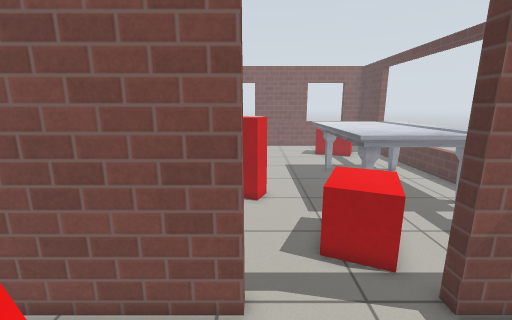
[1] (above)

24 first-person views from a walk through a robot-simulator world made for Gazebo. The camera is 1.3 m above the floor, tilts 12° down and sees 90° across. The floor is counted in squares, 0.25 m on a side. Each view is taken from the middle of a square. On the plan, view 1 faces up. The plan holds only what a view shows up to about 20 squares ahead; the rest is blank. The place goes on beyond the plan. Robots are left out. Gazebo's built-in surfaces are drawn with simple patterns.

[2]
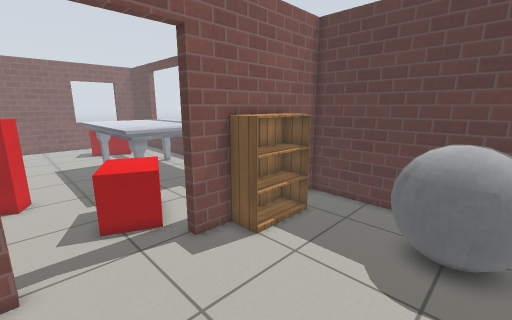

[3]
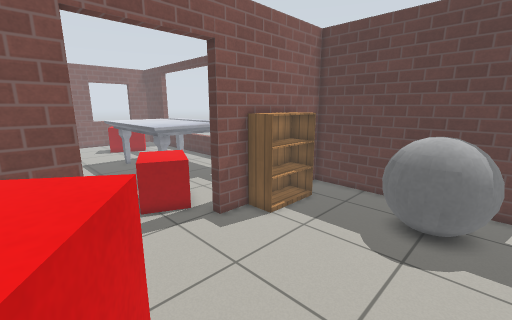

[4]
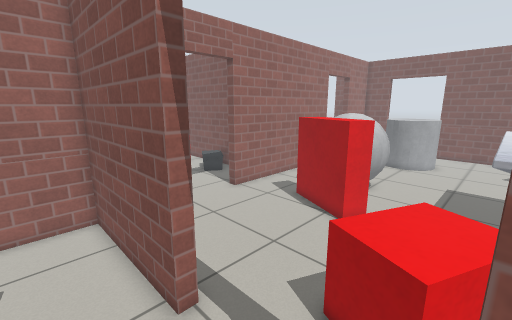

[5]
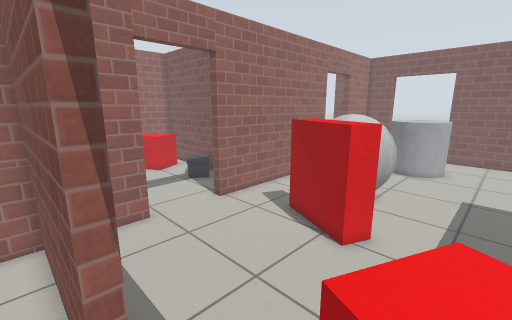

[6]
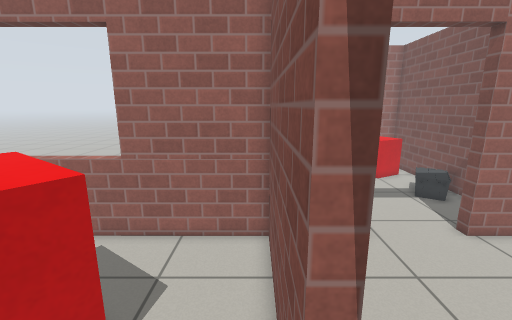

[7]
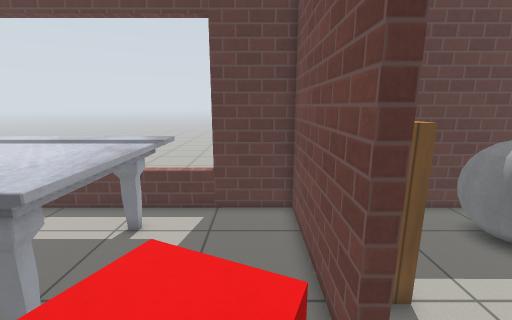

[8]
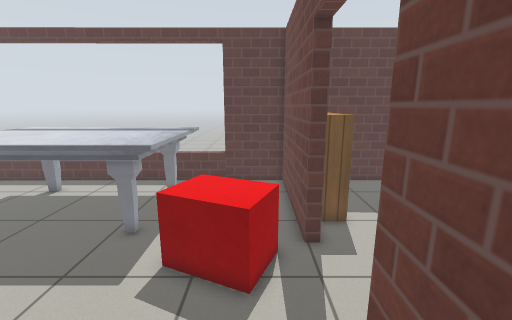

[9]
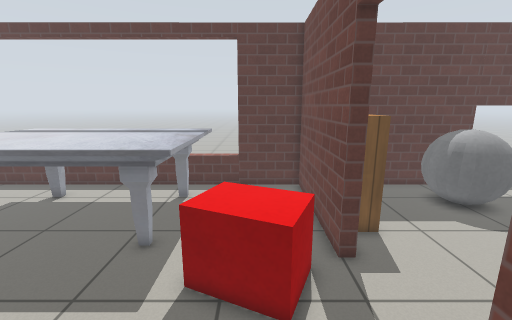

[10]
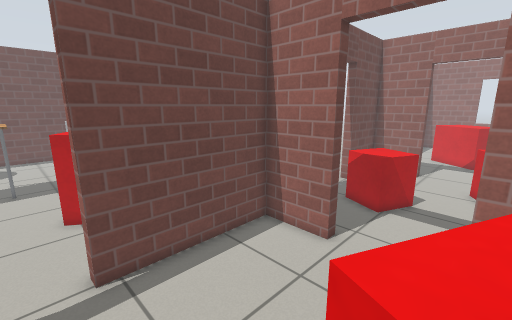

[11]
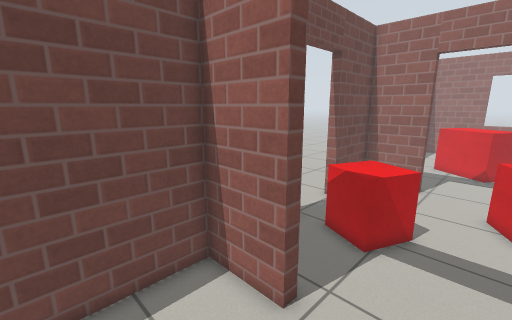

[12]
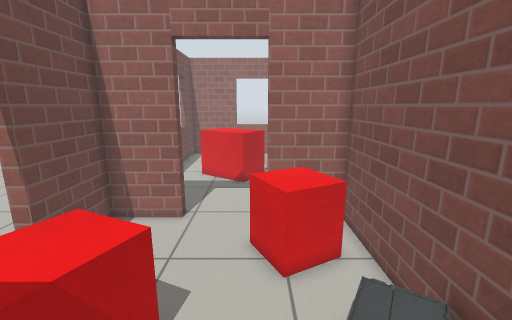

[13]
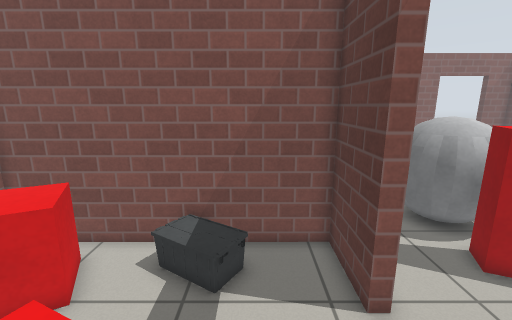

[14]
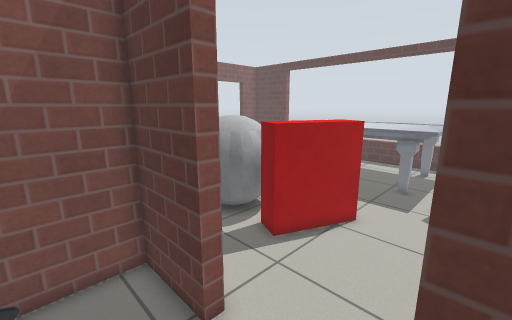

[15]
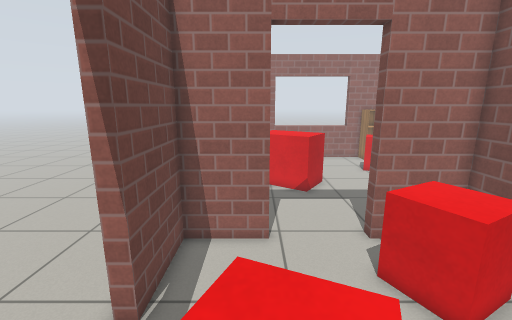

[16]
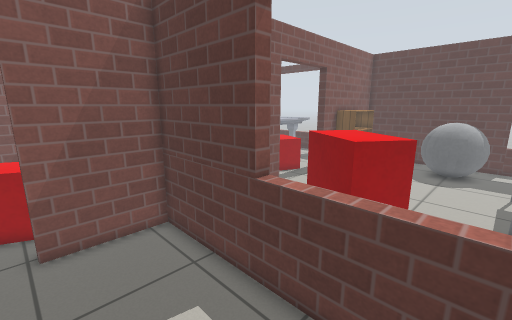

[17]
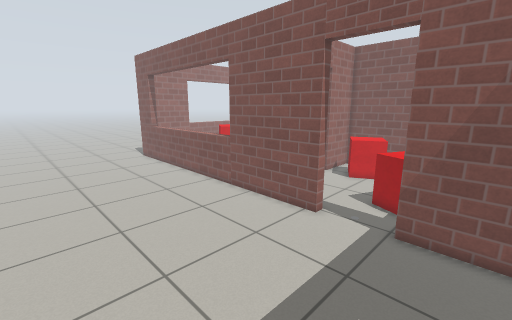

[18]
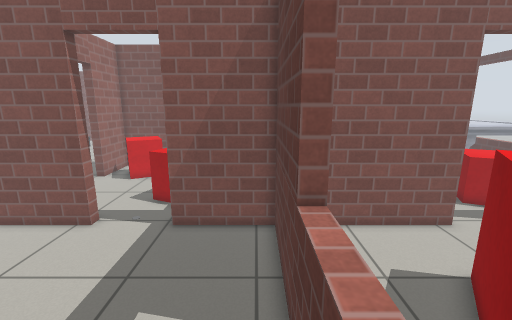

[19]
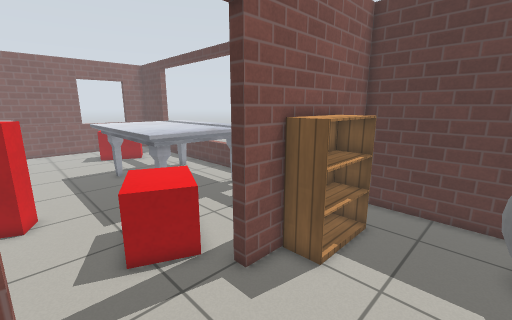

[20]
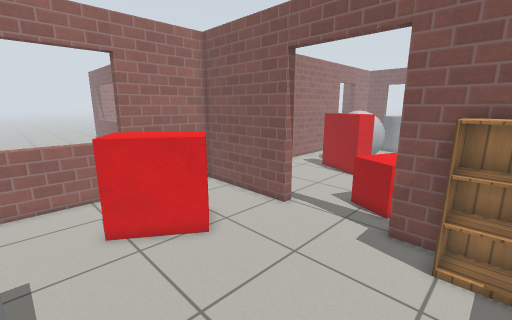

[21]
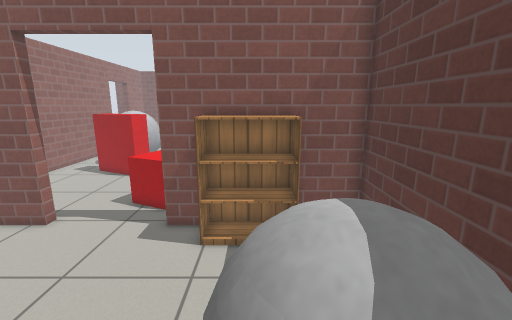

[22]
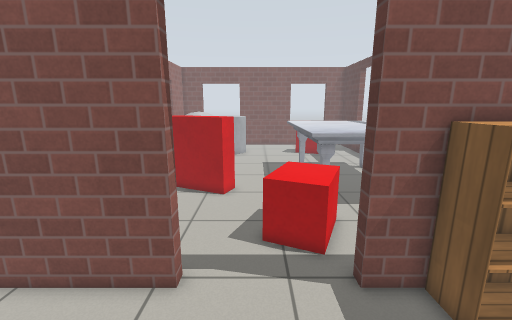

[23]
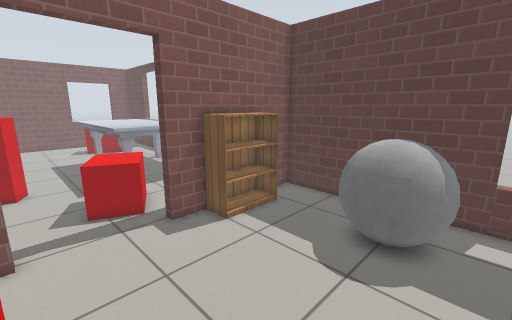

[24]
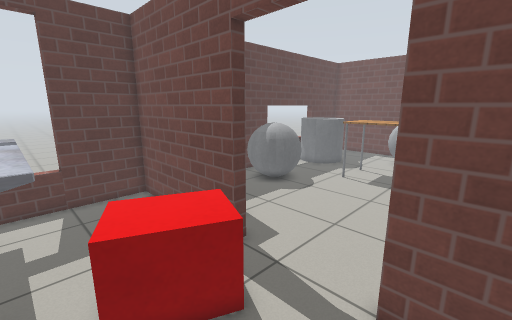

### Floor plan
Points are (right, up) in squares from view 1. A wall is a line through its corners. A room is listed if a view was taken in it or the views show most of it. See-through windows are left out.
Room 1 (views 1, 2, 3, 4, 5, 6, 19, 20, 21, 22, 23)
walls: (-0.3, 5.5) (-7.6, 5.5) (-7.6, -5.5); (13.5, -5.5) (13.5, 5.5) (5, 5.5)
ways out: open door at (2.5, 6) to room 2
objects: red box (-5, -3) to (-1, 2); table (1, -5); bookshelf (7, 4) to (11, 5); grey ball (8, -4) to (12, 0)
Room 2 (views 7, 8, 9, 10, 11, 24)
walls: (5, 6.1) (13.5, 6.1) (13.6, 21.5); (-7.6, 9.5) (-7.6, 6.1) (-0.3, 6.1); (-7.5, 21.6) (-7.6, 13.6)
ways out: open door at (2.5, 6) to room 1; open door at (-8, 11.5) to room 3
objects: grey ball (-5, 17) to (0, 20); red box (-4, 14) to (1, 16); red box (2, 7) to (6, 11); marble table (5, 12) to (12, 21)
Room 3 (views 12, 13, 14, 15)
walls: (-8.1, 13.6) (-8.1, 17.1) (-20.3, 17.1) (-20.3, 13.6); (-8.1, 8.7) (-8.1, 9.5); (-20.3, 9.5) (-20.3, 6.1) (-16.3, 6.1)
ways out: open door at (-8, 11.5) to room 2; open door at (-14.5, 6) to room 4; open door at (-20.5, 11.5)
objects: red box (-19, 13) to (-16, 16); red box (-15, 8) to (-12, 11); other object (-14, 14) to (-11, 16)
Room 4 (views 16, 17, 18)
walls: (-16.3, 5.5) (-27.8, 5.5); (-8.2, -5.4) (-8.2, 5.5) (-12.7, 5.5)
ways out: open door at (-14.5, 6) to room 3

Where each view was taken, in squares from view 1:
view 1: 0 up, 0 right, facing up
view 2: 3 down, 0 right, facing up-right
view 3: 4 down, 2 left, facing up-right
view 4: 3 up, 5 right, facing up-left
view 5: 5 up, 4 right, facing up-left
view 6: 5 up, 2 right, facing left
view 7: 8 up, 1 right, facing right
view 8: 8 up, 4 left, facing right
view 9: 9 up, 3 left, facing right
view 10: 14 up, 1 right, facing down-left
view 11: 13 up, 3 left, facing down-left
view 12: 13 up, 9 left, facing left
view 13: 8 up, 11 left, facing up
view 14: 9 up, 11 left, facing up-right
view 15: 9 up, 11 left, facing left
view 16: 5 down, 13 left, facing up-right
view 17: 5 down, 10 left, facing up-left
view 18: 5 down, 9 left, facing up
view 19: 0 up, 0 right, facing up-right
view 20: 5 down, 8 right, facing up-left
view 21: 5 down, 9 right, facing up
view 22: 1 down, 2 right, facing up
view 23: 5 down, 0 right, facing up-right
view 24: 12 up, 2 left, facing down-right
